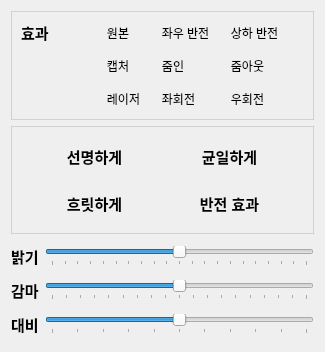
       <widget class="QWidget" name="tab">
        <attribute name="title">
         <string>효과</string>
        </attribute>
        <layout class="QGridLayout" name="gridLayout_11">
         <item row="7" column="1">
          <widget class="QSlider" name="Gamma">
           <property name="minimum">
            <number>1</number>
           </property>
           <property name="maximum">
            <number>19</number>
           </property>
           <property name="value">
            <number>10</number>
           </property>
           <property name="orientation">
            <enum>Qt::Horizontal</enum>
           </property>
           <property name="tickPosition">
            <enum>QSlider::TicksBelow</enum>
           </property>
           <property name="tickInterval">
            <number>1</number>
           </property>
          </widget>
         </item>
         <item row="6" column="0" colspan="2">
          <spacer name="verticalSpacer_3">
           <property name="orientation">
            <enum>Qt::Vertical</enum>
           </property>
           <property name="sizeType">
            <enum>QSizePolicy::Fixed</enum>
           </property>
           <property name="sizeHint" stdset="0">
            <size>
             <width>20</width>
             <height>5</height>
            </size>
           </property>
          </spacer>
         </item>
         <item row="5" column="1">
          <widget class="QSlider" name="Brightness">
           <property name="minimum">
            <number>-50</number>
           </property>
           <property name="maximum">
            <number>50</number>
           </property>
           <property name="orientation">
            <enum>Qt::Horizontal</enum>
           </property>
           <property name="tickPosition">
            <enum>QSlider::TicksBelow</enum>
           </property>
           <property name="tickInterval">
            <number>5</number>
           </property>
          </widget>
         </item>
         <item row="8" column="0" colspan="2">
          <spacer name="verticalSpacer_4">
           <property name="orientation">
            <enum>Qt::Vertical</enum>
           </property>
           <property name="sizeType">
            <enum>QSizePolicy::Fixed</enum>
           </property>
           <property name="sizeHint" stdset="0">
            <size>
             <width>20</width>
             <height>5</height>
            </size>
           </property>
          </spacer>
         </item>
         <item row="9" column="0">
          <widget class="QLabel" name="label_2">
           <property name="font">
            <font>
             <pointsize>11</pointsize>
             <bold>true</bold>
            </font>
           </property>
           <property name="text">
            <string>대비</string>
           </property>
           <property name="margin">
            <number>4</number>
           </property>
           <property name="buddy">
            <cstring>Contrast</cstring>
           </property>
          </widget>
         </item>
         <item row="5" column="0">
          <widget class="QLabel" name="label">
           <property name="font">
            <font>
             <pointsize>11</pointsize>
             <bold>true</bold>
            </font>
           </property>
           <property name="text">
            <string>밝기</string>
           </property>
           <property name="margin">
            <number>4</number>
           </property>
           <property name="buddy">
            <cstring>Brightness</cstring>
           </property>
          </widget>
         </item>
         <item row="3" column="0" colspan="2">
          <spacer name="verticalSpacer_2">
           <property name="orientation">
            <enum>Qt::Vertical</enum>
           </property>
           <property name="sizeType">
            <enum>QSizePolicy::Fixed</enum>
           </property>
           <property name="sizeHint" stdset="0">
            <size>
             <width>20</width>
             <height>5</height>
            </size>
           </property>
          </spacer>
         </item>
         <item row="2" column="0" colspan="2">
          <widget class="QFrame" name="frame_9">
           <property name="styleSheet">
            <string notr="true">QFrame { border: 1px solid rgba(190, 190, 190, 150); }</string>
           </property>
           <property name="frameShape">
            <enum>QFrame::StyledPanel</enum>
           </property>
           <property name="frameShadow">
            <enum>QFrame::Raised</enum>
           </property>
           <layout class="QGridLayout" name="gridLayout_13">
            <item row="1" column="0">
             <widget class="QToolButton" name="Blur">
              <property name="minimumSize">
               <size>
                <width>111</width>
                <height>41</height>
               </size>
              </property>
              <property name="maximumSize">
               <size>
                <width>111</width>
                <height>41</height>
               </size>
              </property>
              <property name="font">
               <font>
                <pointsize>11</pointsize>
                <bold>true</bold>
               </font>
              </property>
              <property name="styleSheet">
               <string notr="true">background-color: qlineargradient(spread:pad, x1:0.0, y1:0.0, x2:1, 
y2:1, stop:0 rgba(150, 150, 150, 50), stop:1 rgba(90, 90, 90, 100));
selection-color: black;
border-width: 1px;
border-style: solid gray;</string>
              </property>
              <property name="text">
               <string>흐릿하게</string>
              </property>
              <property name="iconSize">
               <size>
                <width>35</width>
                <height>35</height>
               </size>
              </property>
             </widget>
            </item>
            <item row="0" column="1">
             <widget class="QToolButton" name="HistEqual">
              <property name="minimumSize">
               <size>
                <width>111</width>
                <height>41</height>
               </size>
              </property>
              <property name="maximumSize">
               <size>
                <width>111</width>
                <height>41</height>
               </size>
              </property>
              <property name="font">
               <font>
                <pointsize>11</pointsize>
                <bold>true</bold>
               </font>
              </property>
              <property name="styleSheet">
               <string notr="true">background-color: qlineargradient(spread:pad, x1:0.0, y1:0.0, x2:1, 
y2:1, stop:0 rgba(150, 150, 150, 50), stop:1 rgba(90, 90, 90, 100));
selection-color: black;
border-width: 1px;
border-style: solid gray;</string>
              </property>
              <property name="text">
               <string>균일하게</string>
              </property>
              <property name="iconSize">
               <size>
                <width>35</width>
                <height>35</height>
               </size>
              </property>
             </widget>
            </item>
            <item row="1" column="1">
             <widget class="QToolButton" name="Reverse">
              <property name="minimumSize">
               <size>
                <width>111</width>
                <height>41</height>
               </size>
              </property>
              <property name="maximumSize">
               <size>
                <width>111</width>
                <height>41</height>
               </size>
              </property>
              <property name="font">
               <font>
                <pointsize>11</pointsize>
                <bold>true</bold>
               </font>
              </property>
              <property name="styleSheet">
               <string notr="true">background-color: qlineargradient(spread:pad, x1:0.0, y1:0.0, x2:1, 
y2:1, stop:0 rgba(150, 150, 150, 50), stop:1 rgba(90, 90, 90, 100));
selection-color: black;
border-width: 1px;
border-style: solid gray;</string>
              </property>
              <property name="text">
               <string>반전 효과</string>
              </property>
              <property name="iconSize">
               <size>
                <width>35</width>
                <height>35</height>
               </size>
              </property>
             </widget>
            </item>
            <item row="0" column="0">
             <widget class="QToolButton" name="Sharpening">
              <property name="minimumSize">
               <size>
                <width>111</width>
                <height>41</height>
               </size>
              </property>
              <property name="maximumSize">
               <size>
                <width>111</width>
                <height>41</height>
               </size>
              </property>
              <property name="font">
               <font>
                <pointsize>11</pointsize>
                <bold>true</bold>
               </font>
              </property>
              <property name="styleSheet">
               <string notr="true">background-color: qlineargradient(spread:pad, x1:0.0, y1:0.0, x2:1, 
y2:1, stop:0 rgba(150, 150, 150, 50), stop:1 rgba(90, 90, 90, 100));
selection-color: black;
border-width: 1px;
border-style: solid gray;</string>
              </property>
              <property name="text">
               <string>선명하게</string>
              </property>
              <property name="iconSize">
               <size>
                <width>35</width>
                <height>35</height>
               </size>
              </property>
             </widget>
            </item>
           </layout>
          </widget>
         </item>
         <item row="9" column="1">
          <widget class="QSlider" name="Contrast">
           <property name="minimum">
            <number>5</number>
           </property>
           <property name="maximum">
            <number>15</number>
           </property>
           <property name="value">
            <number>10</number>
           </property>
           <property name="orientation">
            <enum>Qt::Horizontal</enum>
           </property>
           <property name="tickPosition">
            <enum>QSlider::TicksBelow</enum>
           </property>
           <property name="tickInterval">
            <number>1</number>
           </property>
          </widget>
         </item>
         <item row="7" column="0">
          <widget class="QLabel" name="label_6">
           <property name="font">
            <font>
             <pointsize>11</pointsize>
             <bold>true</bold>
            </font>
           </property>
           <property name="text">
            <string>감마</string>
           </property>
           <property name="margin">
            <number>4</number>
           </property>
          </widget>
         </item>
         <item row="10" column="0" colspan="2">
          <spacer name="verticalSpacer_5">
           <property name="orientation">
            <enum>Qt::Vertical</enum>
           </property>
           <property name="sizeType">
            <enum>QSizePolicy::Fixed</enum>
           </property>
           <property name="sizeHint" stdset="0">
            <size>
             <width>20</width>
             <height>5</height>
            </size>
           </property>
          </spacer>
         </item>
         <item row="1" column="0" colspan="2">
          <widget class="QFrame" name="frame_8">
           <property name="styleSheet">
            <string notr="true">QFrame { border: 1px solid rgba(190, 190, 190, 150); }</string>
           </property>
           <property name="frameShape">
            <enum>QFrame::StyledPanel</enum>
           </property>
           <property name="frameShadow">
            <enum>QFrame::Raised</enum>
           </property>
           <layout class="QGridLayout" name="gridLayout_10">
            <property name="spacing">
             <number>10</number>
            </property>
            <item row="0" column="3">
             <widget class="QToolButton" name="OrigImage">
              <property name="styleSheet">
               <string notr="true">background-color: qlineargradient(spread:pad, x1:0.0, y1:0.0, x2:1, 
y2:1, stop:0 rgba(150, 150, 150, 50), stop:1 rgba(90, 90, 90, 100));
selection-color: black;
border-width: 1px;
border-style: solid gray;


</string>
              </property>
              <property name="text">
               <string>원본</string>
              </property>
              <property name="icon">
               <iconset resource="resource.qrc">
                <normaloff>:/Icon/Icon/reset.png</normaloff>:/Icon/Icon/reset.png</iconset>
              </property>
              <property name="iconSize">
               <size>
                <width>35</width>
                <height>35</height>
               </size>
              </property>
             </widget>
            </item>
            <item row="0" column="4">
             <widget class="QToolButton" name="VReverse">
              <property name="styleSheet">
               <string notr="true">background-color: qlineargradient(spread:pad, x1:0.0, y1:0.0, x2:1, 
y2:1, stop:0 rgba(150, 150, 150, 50), stop:1 rgba(90, 90, 90, 100));
selection-color: black;
border-width: 1px;
border-style: solid gray;</string>
              </property>
              <property name="text">
               <string>좌우 반전</string>
              </property>
              <property name="icon">
               <iconset resource="resource.qrc">
                <normaloff>:/Icon/Icon/vertical.png</normaloff>:/Icon/Icon/vertical.png</iconset>
              </property>
              <property name="iconSize">
               <size>
                <width>35</width>
                <height>35</height>
               </size>
              </property>
             </widget>
            </item>
            <item row="0" column="5">
             <widget class="QToolButton" name="HReverse">
              <property name="styleSheet">
               <string notr="true">background-color: qlineargradient(spread:pad, x1:0.0, y1:0.0, x2:1, 
y2:1, stop:0 rgba(150, 150, 150, 50), stop:1 rgba(90, 90, 90, 100));
selection-color: black;
border-width: 1px;
border-style: solid gray;</string>
              </property>
              <property name="text">
               <string>상하 반전</string>
              </property>
              <property name="icon">
               <iconset resource="resource.qrc">
                <normaloff>:/Icon/Icon/horizontal.png</normaloff>:/Icon/Icon/horizontal.png</iconset>
              </property>
              <property name="iconSize">
               <size>
                <width>35</width>
                <height>35</height>
               </size>
              </property>
             </widget>
            </item>
            <item row="1" column="4">
             <widget class="QToolButton" name="ZoomIn">
              <property name="styleSheet">
               <string notr="true">background-color: qlineargradient(spread:pad, x1:0.0, y1:0.0, x2:1, 
y2:1, stop:0 rgba(150, 150, 150, 50), stop:1 rgba(90, 90, 90, 100));
selection-color: black;
border-width: 1px;
border-style: solid gray;</string>
              </property>
              <property name="text">
               <string>줌인</string>
              </property>
              <property name="icon">
               <iconset resource="resource.qrc">
                <normaloff>:/Icon/Icon/zoomin.png</normaloff>:/Icon/Icon/zoomin.png</iconset>
              </property>
              <property name="iconSize">
               <size>
                <width>35</width>
                <height>35</height>
               </size>
              </property>
             </widget>
            </item>
            <item row="2" column="5">
             <widget class="QToolButton" name="RightRotate">
              <property name="styleSheet">
               <string notr="true">background-color: qlineargradient(spread:pad, x1:0.0, y1:0.0, x2:1, 
y2:1, stop:0 rgba(150, 150, 150, 50), stop:1 rgba(90, 90, 90, 100));
selection-color: black;
border-width: 1px;
border-style: solid gray;</string>
              </property>
              <property name="text">
               <string>우회전</string>
              </property>
              <property name="icon">
               <iconset resource="resource.qrc">
                <normaloff>:/Icon/Icon/rightrotate.png</normaloff>:/Icon/Icon/rightrotate.png</iconset>
              </property>
              <property name="iconSize">
               <size>
                <width>35</width>
                <height>35</height>
               </size>
              </property>
             </widget>
            </item>
            <item row="1" column="5">
             <widget class="QToolButton" name="ZoomOut">
              <property name="styleSheet">
               <string notr="true">background-color: qlineargradient(spread:pad, x1:0.0, y1:0.0, x2:1, 
y2:1, stop:0 rgba(150, 150, 150, 50), stop:1 rgba(90, 90, 90, 100));
selection-color: black;
border-width: 1px;
border-style: solid gray;</string>
              </property>
              <property name="text">
               <string>줌아웃</string>
              </property>
              <property name="icon">
               <iconset resource="resource.qrc">
                <normaloff>:/Icon/Icon/zoomout.png</normaloff>:/Icon/Icon/zoomout.png</iconset>
              </property>
              <property name="iconSize">
               <size>
                <width>35</width>
                <height>35</height>
               </size>
              </property>
             </widget>
            </item>
            <item row="0" column="2">
             <spacer name="horizontalSpacer_5">
              <property name="orientation">
               <enum>Qt::Horizontal</enum>
              </property>
              <property name="sizeType">
               <enum>QSizePolicy::Expanding</enum>
              </property>
              <property name="sizeHint" stdset="0">
               <size>
                <width>40</width>
                <height>20</height>
               </size>
              </property>
             </spacer>
            </item>
            <item row="1" column="3">
             <widget class="QToolButton" name="Capture">
              <property name="styleSheet">
               <string notr="true">background-color: qlineargradient(spread:pad, x1:0.0, y1:0.0, x2:1, 
y2:1, stop:0 rgba(150, 150, 150, 50), stop:1 rgba(90, 90, 90, 100));
selection-color: black;
border-width: 1px;
border-style: solid gray;</string>
              </property>
              <property name="text">
               <string>캡처</string>
              </property>
              <property name="icon">
               <iconset resource="resource.qrc">
                <normaloff>:/Icon/Icon/capture.png</normaloff>:/Icon/Icon/capture.png</iconset>
              </property>
              <property name="iconSize">
               <size>
                <width>35</width>
                <height>35</height>
               </size>
              </property>
             </widget>
            </item>
            <item row="0" column="1">
             <widget class="QLabel" name="label_3">
              <property name="sizePolicy">
               <sizepolicy hsizetype="Fixed" vsizetype="Preferred">
                <horstretch>0</horstretch>
                <verstretch>0</verstretch>
               </sizepolicy>
              </property>
              <property name="minimumSize">
               <size>
                <width>30</width>
                <height>0</height>
               </size>
              </property>
              <property name="maximumSize">
               <size>
                <width>30</width>
                <height>16777215</height>
               </size>
              </property>
              <property name="font">
               <font>
                <pointsize>11</pointsize>
                <bold>true</bold>
               </font>
              </property>
              <property name="styleSheet">
               <string notr="true">border: 0px;</string>
              </property>
              <property name="text">
               <string>효과</string>
              </property>
             </widget>
            </item>
            <item row="2" column="3">
             <widget class="QToolButton" name="Laser">
              <property name="styleSheet">
               <string notr="true">background-color: qlineargradient(spread:pad, x1:0.0, y1:0.0, x2:1, 
y2:1, stop:0 rgba(150, 150, 150, 50), stop:1 rgba(90, 90, 90, 100));
selection-color: black;
border-width: 1px;
border-style: solid gray;</string>
              </property>
              <property name="text">
               <string>레이저</string>
              </property>
              <property name="icon">
               <iconset resource="resource.qrc">
                <normaloff>:/Icon/Icon/laser.png</normaloff>:/Icon/Icon/laser.png</iconset>
              </property>
              <property name="iconSize">
               <size>
                <width>35</width>
                <height>35</height>
               </size>
              </property>
             </widget>
            </item>
            <item row="2" column="4">
             <widget class="QToolButton" name="LeftRotate">
              <property name="styleSheet">
               <string notr="true">background-color: qlineargradient(spread:pad, x1:0.0, y1:0.0, x2:1, 
y2:1, stop:0 rgba(150, 150, 150, 50), stop:1 rgba(90, 90, 90, 100));
selection-color: black;
border-width: 1px;
border-style: solid gray;</string>
              </property>
              <property name="text">
               <string>좌회전</string>
              </property>
              <property name="icon">
               <iconset resource="resource.qrc">
                <normaloff>:/Icon/Icon/leftrotate.png</normaloff>:/Icon/Icon/leftrotate.png</iconset>
              </property>
              <property name="iconSize">
               <size>
                <width>35</width>
                <height>35</height>
               </size>
              </property>
             </widget>
            </item>
            <item row="0" column="6">
             <spacer name="horizontalSpacer_6">
              <property name="orientation">
               <enum>Qt::Horizontal</enum>
              </property>
              <property name="sizeType">
               <enum>QSizePolicy::Fixed</enum>
              </property>
              <property name="sizeHint" stdset="0">
               <size>
                <width>20</width>
                <height>20</height>
               </size>
              </property>
             </spacer>
            </item>
           </layout>
          </widget>
         </item>
        </layout>
       </widget>
